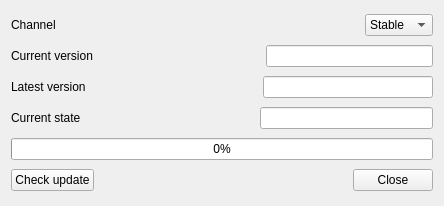
<?xml version="1.0" encoding="UTF-8"?>
<ui version="4.0">
 <class>MainWindow</class>
 <widget class="QWidget" name="MainWindow">
  <property name="geometry">
   <rect>
    <x>0</x>
    <y>0</y>
    <width>444</width>
    <height>206</height>
   </rect>
  </property>
  <property name="windowTitle">
   <string>Update</string>
  </property>
  <property name="windowIcon">
   <iconset resource="../images.qrc">
    <normaloff>:/images/refresh.ico</normaloff>:/images/refresh.ico</iconset>
  </property>
  <layout class="QVBoxLayout" name="verticalLayout">
   <item>
    <layout class="QHBoxLayout" name="horizontalLayout">
     <item>
      <widget class="QLabel" name="label_channel">
       <property name="text">
        <string>Channel</string>
       </property>
      </widget>
     </item>
     <item>
      <spacer name="horizontalSpacer_5">
       <property name="orientation">
        <enum>Qt::Horizontal</enum>
       </property>
       <property name="sizeHint" stdset="0">
        <size>
         <width>40</width>
         <height>20</height>
        </size>
       </property>
      </spacer>
     </item>
     <item>
      <widget class="QComboBox" name="comboBox_channel">
       <item>
        <property name="text">
         <string>Stable</string>
        </property>
       </item>
       <item>
        <property name="text">
         <string>Nightly</string>
        </property>
       </item>
      </widget>
     </item>
    </layout>
   </item>
   <item>
    <layout class="QHBoxLayout" name="horizontalLayout_2">
     <item>
      <widget class="QLabel" name="label_cur_ver">
       <property name="text">
        <string>Current version</string>
       </property>
      </widget>
     </item>
     <item>
      <spacer name="horizontalSpacer_2">
       <property name="orientation">
        <enum>Qt::Horizontal</enum>
       </property>
       <property name="sizeHint" stdset="0">
        <size>
         <width>40</width>
         <height>20</height>
        </size>
       </property>
      </spacer>
     </item>
     <item>
      <widget class="QLineEdit" name="lineEdit_cur_ver">
       <property name="readOnly">
        <bool>true</bool>
       </property>
      </widget>
     </item>
    </layout>
   </item>
   <item>
    <layout class="QHBoxLayout" name="horizontalLayout_3">
     <item>
      <widget class="QLabel" name="label_latest_ver">
       <property name="text">
        <string>Latest version</string>
       </property>
      </widget>
     </item>
     <item>
      <spacer name="horizontalSpacer_3">
       <property name="orientation">
        <enum>Qt::Horizontal</enum>
       </property>
       <property name="sizeHint" stdset="0">
        <size>
         <width>40</width>
         <height>20</height>
        </size>
       </property>
      </spacer>
     </item>
     <item>
      <widget class="QLineEdit" name="lineEdit_latest_ver">
       <property name="readOnly">
        <bool>true</bool>
       </property>
      </widget>
     </item>
    </layout>
   </item>
   <item>
    <layout class="QHBoxLayout" name="horizontalLayout_4">
     <item>
      <widget class="QLabel" name="label_cur_state">
       <property name="text">
        <string>Current state</string>
       </property>
      </widget>
     </item>
     <item>
      <spacer name="horizontalSpacer_4">
       <property name="orientation">
        <enum>Qt::Horizontal</enum>
       </property>
       <property name="sizeHint" stdset="0">
        <size>
         <width>40</width>
         <height>20</height>
        </size>
       </property>
      </spacer>
     </item>
     <item>
      <widget class="QLineEdit" name="lineEdit_cur_state">
       <property name="readOnly">
        <bool>true</bool>
       </property>
      </widget>
     </item>
    </layout>
   </item>
   <item>
    <widget class="QProgressBar" name="progressBar">
     <property name="maximum">
      <number>99</number>
     </property>
     <property name="value">
      <number>0</number>
     </property>
     <property name="textVisible">
      <bool>true</bool>
     </property>
     <property name="textDirection">
      <enum>QProgressBar::TopToBottom</enum>
     </property>
    </widget>
   </item>
   <item>
    <layout class="QHBoxLayout" name="horizontalLayout_5">
     <item>
      <widget class="QPushButton" name="pushButton_check_update">
       <property name="text">
        <string>Check update</string>
       </property>
      </widget>
     </item>
     <item>
      <spacer name="horizontalSpacer">
       <property name="orientation">
        <enum>Qt::Horizontal</enum>
       </property>
       <property name="sizeHint" stdset="0">
        <size>
         <width>40</width>
         <height>20</height>
        </size>
       </property>
      </spacer>
     </item>
     <item>
      <widget class="QPushButton" name="pushButton_close">
       <property name="text">
        <string>Close</string>
       </property>
      </widget>
     </item>
    </layout>
   </item>
  </layout>
 </widget>
 <resources>
  <include location="../images.qrc"/>
 </resources>
 <connections/>
</ui>
